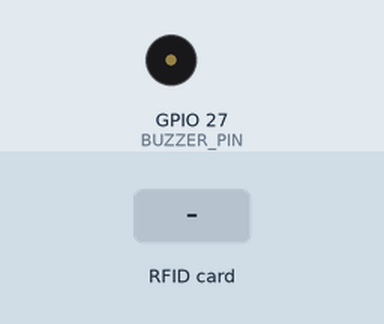
This sketch was run on a simulated ESP32. Shown: buzzer (waves = sounding). The inputs (shaded band) are chosen by the test bench. WiFi joins after 1.5 s; servers stay silent unless stated; uploads are accepted with an empty reply; what the sketch prints to the serial monitor is not drawn.

Above: at 3.5 s.
3.6 s: RFID card 12 34 12 34 held to the reader
At 4.0 s:
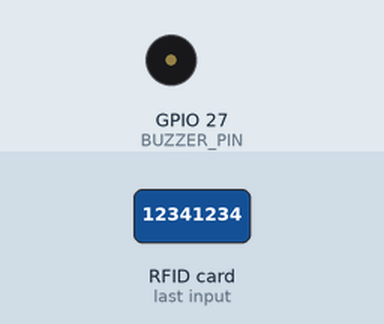
5.4 s: RFID card 5E 7A 19 C4 held to the reader
At 5.96 s:
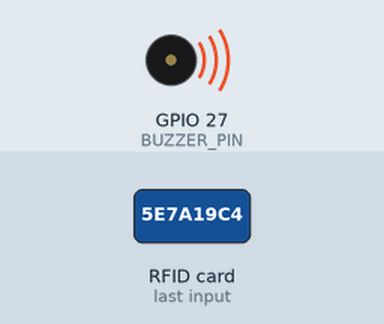
Timing chart, 0 to 8.4 s (numbered marks = the images above; inputs shaded):
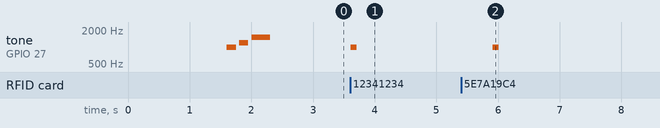

Measured:
- after the input at 3.6 s, tone on GPIO 27 (BUZZER_PIN): silent → 1000 Hz at once, → silent 0.10 s later
- after the input at 5.4 s, tone on GPIO 27 (BUZZER_PIN): silent → 1000 Hz after 0.52 s, → silent 0.10 s later

The sketch:

Htrack.ino
```cpp
#include <WiFi.h>
#include <HTTPClient.h>
#include <SPI.h>
#include <MFRC522.h>

// WiFi credentials
// const char* ssid = "Farxod_wifi";
// const char* password = "542130Deco";
// const char* ssid = "IlmHub";
const char* ssid = "Uztelecom2,5G";
const char* password = "12341234";
// const char* password = "IlmHub1234";

const char* serverBase = "https://htrack.ilmhub.uz/api/Attendances/create-attendance";
const char* companyId = "9f3ac220-bfaf-4da7-93da-914cb0baf33d";

// RFID pins
#define RST_PIN 22
#define SS_PIN  21

// Buzzer pin
#define BUZZER_PIN 27

// RFID instance
MFRC522 mfrc522(SS_PIN, RST_PIN);

// ==================== Buzzer Functions ====================

// Play melody on WiFi connection
void playWiFiConnectedMelody() {
  tone(BUZZER_PIN, 1000, 150);
  delay(200);
  tone(BUZZER_PIN, 1200, 150);
  delay(200);
  tone(BUZZER_PIN, 1500, 300);
  delay(300);
  noTone(BUZZER_PIN);
}

// Short beep for card read
void shortBeep() {
  tone(BUZZER_PIN, 1000, 100);
  delay(100);
  noTone(BUZZER_PIN);
}

// Long buzz for error
void errorBuzz() {
  tone(BUZZER_PIN, 400, 600);
  delay(600);
  noTone(BUZZER_PIN);
}

// ==================== Setup ====================
void setup() {
  Serial.begin(115200);
  delay(100);

  pinMode(BUZZER_PIN, OUTPUT);
  digitalWrite(BUZZER_PIN, LOW);

  // Connect to WiFi
  WiFi.begin(ssid, password);
  Serial.print("Connecting to WiFi...");
  while (WiFi.status() != WL_CONNECTED) {
    delay(500);
    Serial.print(".");
  }
  Serial.println("\nConnected!");
  playWiFiConnectedMelody();

  // Initialize RFID
  SPI.begin(18, 19, 23);
  mfrc522.PCD_Init();
  Serial.println("Scan a card...");
}

// ==================== Loop ====================
void loop() {
  if (!mfrc522.PICC_IsNewCardPresent()) return;
  if (!mfrc522.PICC_ReadCardSerial()) return;

  shortBeep();  // Feedback for card detection

  // Format UID
  String uid = "";
  for (byte i = 0; i < mfrc522.uid.size; i++) {
    if (mfrc522.uid.uidByte[i] < 0x10) uid += "0";
    uid += String(mfrc522.uid.uidByte[i], HEX);
    if (i < mfrc522.uid.size - 1) uid += "%20";
  }
  uid.toUpperCase();

  Serial.print("Card UID: ");
  Serial.println(uid);

  // Construct URL
  String url = String(serverBase) + "/" + companyId + "/" + uid;

  // Send POST
  HTTPClient http;
  http.begin(url);
  http.addHeader("Content-Type", "application/json");

  int httpCode = http.POST("");  // Empty body

  if (httpCode > 0) {
    Serial.printf("POST sent. Response code: %d\n", httpCode);
    String payload = http.getString();
    Serial.println(payload);

    // Handle failed request (400+)
    if (httpCode >= 400) {
      errorBuzz();
    }
  } else {
    Serial.printf("POST failed. Error: %s\n", http.errorToString(httpCode).c_str());
    errorBuzz();
  }

  http.end();

  // Reset reader
  delay(2000);
  mfrc522.PICC_HaltA();
  mfrc522.PCD_StopCrypto1();
}
```
